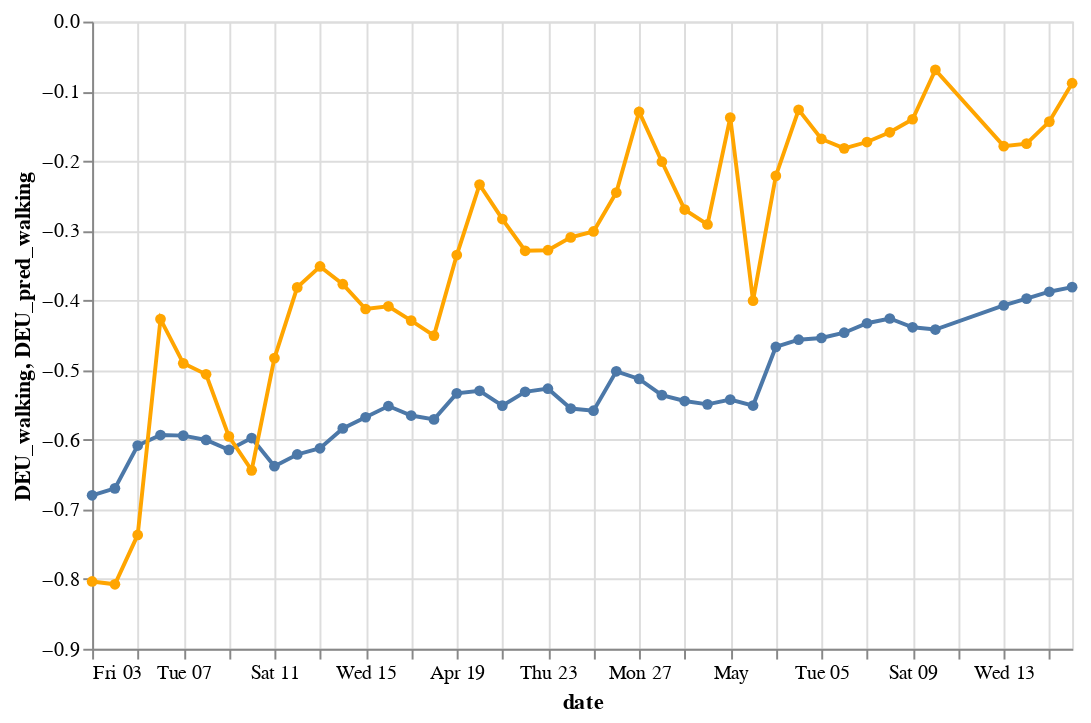

The cell this chart's notebook holds for it:
### Code cell
g1=alt.Chart(pred_df).mark_line(point=True).encode(
    alt.X('date', scale=alt.Scale(zero=False)),
    alt.Y('DEU_walking:Q', scale=alt.Scale(zero=False)),
#     size='transit:Q',
).properties(
    width=500,
    height=320
)


g2=alt.Chart(pred_df).mark_line(point=True).encode(
    alt.X('date', scale=alt.Scale(zero=False)),
    alt.Y('DEU_pred_walking:Q', scale=alt.Scale(zero=False)),
    color=alt.ColorValue('orange'),
).properties(
    width=500,
    height=320
)

alt.vconcat(
    g1 + g2,
).resolve_legend(
    color="independent",
    size="independent"
)

### Figure 1 — Vega-Lite specification as saved in the notebook (floating-point values rounded to 4 significant figures)
{"config": {"view": {"continuousWidth": 400, "continuousHeight": 300}}, "vconcat": [{"layer": [{"mark": {"type": "line", "point": true}, "encoding": {"x": {"type": "temporal", "field": "date", "scale": {"zero": false}}, "y": {"type": "quantitative", "field": "DEU_walking", "scale": {"zero": false}}}, "height": 320, "width": 500}, {"mark": {"type": "line", "point": true}, "encoding": {"color": {"value": "orange"}, "x": {"type": "temporal", "field": "date", "scale": {"zero": false}}, "y": {"type": "quantitative", "field": "DEU_pred_walking", "scale": {"zero": false}}}, "height": 320, "width": 500}]}], "data": {"name": "data-32a13a0d9e91a0659268759caf5b2ecd"}, "resolve": {"legend": {"color": "independent", "size": "independent"}}, "$schema": "https://vega.github.io/schema/vega-lite/v4.0.2.json", "datasets": {"data-32a13a0d9e91a0659268759caf5b2ecd": [{"DEU_walking": -0.6798, "DEU_pred_walking": -0.8035, "date": "2020-04-03T00:00:00"}, {"DEU_walking": -0.6698, "DEU_pred_walking": -0.8075, "date": "2020-04-04T00:00:00"}, {"DEU_walking": -0.6084, "DEU_pred_walking": -0.7367, "date": "2020-04-05T00:00:00"}, {"DEU_walking": -0.5933, "DEU_pred_walking": -0.427, "date": "2020-04-06T00:00:00"}, {"DEU_walking": -0.5942, "DEU_pred_walking": -0.4905, "date": "2020-04-07T00:00:00"}, {"DEU_walking": -0.6004, "DEU_pred_walking": -0.5062, "date": "2020-04-08T00:00:00"}, {"DEU_walking": -0.6146, "DEU_pred_walking": -0.5953, "date": "2020-04-09T00:00:00"}, {"DEU_walking": -0.5976, "DEU_pred_walking": -0.644, "date": "2020-04-10T00:00:00"}, {"DEU_walking": -0.638, "DEU_pred_walking": -0.4829, "date": "2020-04-11T00:00:00"}, {"DEU_walking": -0.6212, "DEU_pred_walking": -0.3815, "date": "2020-04-12T00:00:00"}, {"DEU_walking": -0.6123, "DEU_pred_walking": -0.3514, "date": "2020-04-13T00:00:00"}, {"DEU_walking": -0.5838, "DEU_pred_walking": -0.3769, "date": "2020-04-14T00:00:00"}, {"DEU_walking": -0.5678, "DEU_pred_walking": -0.4125, "date": "2020-04-15T00:00:00"}, {"DEU_walking": -0.5517, "DEU_pred_walking": -0.4086, "date": "2020-04-16T00:00:00"}, {"DEU_walking": -0.5653, "DEU_pred_walking": -0.4291, "date": "2020-04-17T00:00:00"}, {"DEU_walking": -0.5709, "DEU_pred_walking": -0.4506, "date": "2020-04-18T00:00:00"}, {"DEU_walking": -0.5335, "DEU_pred_walking": -0.3351, "date": "2020-04-19T00:00:00"}, {"DEU_walking": -0.5298, "DEU_pred_walking": -0.234, "date": "2020-04-20T00:00:00"}, {"DEU_walking": -0.5511, "DEU_pred_walking": -0.2834, "date": "2020-04-21T00:00:00"}, {"DEU_walking": -0.5313, "DEU_pred_walking": -0.3289, "date": "2020-04-22T00:00:00"}, {"DEU_walking": -0.5268, "DEU_pred_walking": -0.3281, "date": "2020-04-23T00:00:00"}, {"DEU_walking": -0.5553, "DEU_pred_walking": -0.3097, "date": "2020-04-24T00:00:00"}, {"DEU_walking": -0.5584, "DEU_pred_walking": -0.3012, "date": "2020-04-25T00:00:00"}, {"DEU_walking": -0.5019, "DEU_pred_walking": -0.2454, "date": "2020-04-26T00:00:00"}, {"DEU_walking": -0.5128, "DEU_pred_walking": -0.1295, "date": "2020-04-27T00:00:00"}, {"DEU_walking": -0.536, "DEU_pred_walking": -0.2011, "date": "2020-04-28T00:00:00"}, {"DEU_walking": -0.5445, "DEU_pred_walking": -0.2698, "date": "2020-04-29T00:00:00"}, {"DEU_walking": -0.5493, "DEU_pred_walking": -0.2912, "date": "2020-04-30T00:00:00"}, {"DEU_walking": -0.5425, "DEU_pred_walking": -0.1379, "date": "2020-05-01T00:00:00"}, {"DEU_walking": -0.551, "DEU_pred_walking": -0.4006, "date": "2020-05-02T00:00:00"}, {"DEU_walking": -0.4669, "DEU_pred_walking": -0.2215, "date": "2020-05-03T00:00:00"}, {"DEU_walking": -0.4565, "DEU_pred_walking": -0.1266, "date": "2020-05-04T00:00:00"}, {"DEU_walking": -0.454, "DEU_pred_walking": -0.1685, "date": "2020-05-05T00:00:00"}, {"DEU_walking": -0.4465, "DEU_pred_walking": -0.1819, "date": "2020-05-06T00:00:00"}, {"DEU_walking": -0.4329, "DEU_pred_walking": -0.1729, "date": "2020-05-07T00:00:00"}, {"DEU_walking": -0.4261, "DEU_pred_walking": -0.1589, "date": "2020-05-08T00:00:00"}, {"DEU_walking": -0.4387, "DEU_pred_walking": -0.1402, "date": "2020-05-09T00:00:00"}, {"DEU_walking": -0.4419, "DEU_pred_walking": -0.06938, "date": "2020-05-10T00:00:00"}, {"DEU_walking": -0.4074, "DEU_pred_walking": -0.1787, "date": "2020-05-13T00:00:00"}, {"DEU_walking": -0.3976, "DEU_pred_walking": -0.1751, "date": "2020-05-14T00:00:00"}, {"DEU_walking": -0.3877, "DEU_pred_walking": -0.1435, "date": "2020-05-15T00:00:00"}, {"DEU_walking": -0.3811, "DEU_pred_walking": -0.0885, "date": "2020-05-16T00:00:00"}]}}
